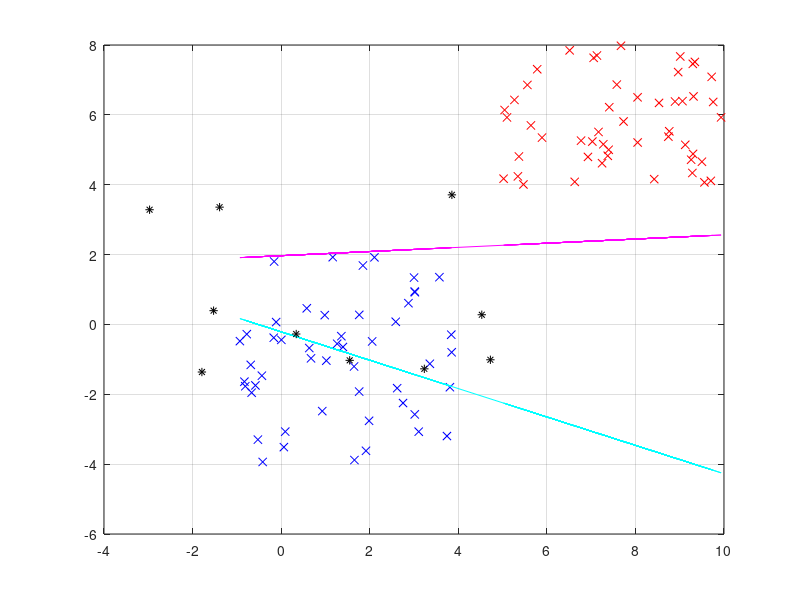

Recreate this plot in MATLAB.
% Implementation of perceptron algorithm (AI Learning algorithm)


clc;
clear all;
close all;


max_iter=100;
Learning_rate=0.1;
num_instances=100;
theta=0;

X=ones(50,2);
Y=ones(50,2);
%Z=ones(50,2);
outputs=ones(50,2);

for i=1:num_instances/2
	X(i,1)=5+rand*(10-5);
	Y(i,1)=4+rand*(8-4);
%	Z(i,1)=2+rand*(9-2);

	outputs(i,1)=1;
end

for i=1:num_instances/2
	X(i,2)=(-1)+rand*(4+1);
	Y(i,2)=(-4)+rand*(2+4);
%	Z(i,2)=(-3)+rand*(5+3);

	outputs(i,2)=0;
end

plot(X(:,1),Y(:,1),'rx')
hold 

plot(X(:,2),Y(:,2),'bx')
grid on


X1=X(:);
Y1=Y(:);
%Z1=Z(:);
outputs1=outputs(:);

w1=0+rand*(1-0)
w2=0+rand*(1-0)
%w3=0+rand*(1-0)
w4=0+rand*(1-0)

K=-(w1/w2)*X1-(w4/w2)*ones(100,1);

plot(X1,K,'c')


iteration=0;
	iteration=iteration+1;
	globalerror=0;
	output=0;
	for p=1:num_instances

		sum=X1(p)*w1+Y1(p)*w2+w4;
		if sum>=theta
			output=1;
		else 
			output=0;
		end
		localerror=outputs1(p)-output;

		w1=w1+Learning_rate*localerror*X1(p);
		w2=w2+Learning_rate*localerror*Y1(p);
		%w3=w3+Learning_rate*localerror*Z1(p);
		w4=w4+Learning_rate*localerror;


		globalerror=globalerror+(localerror^2);

	end
		iteration;
		rmse=sqrt(globalerror);
	

while(globalerror!=0 && iteration<=max_iter)

	iteration=iteration+1;
	globalerror=0;
	output=0;
	for p=1:num_instances

		sum=X1(p)*w1+Y1(p)*w2+w4;
		if sum>=theta
			output=1;
		else 
			output=0;
		end
		localerror=outputs1(p)-output;

		w1=w1+Learning_rate*localerror*X1(p);
		w2=w2+Learning_rate*localerror*Y1(p);
	%	w3=w3+Learning_rate*localerror*Z1(p);
		w4=w4+Learning_rate*localerror;


		globalerror=globalerror+(localerror^2);

		
	end
		iteration
		rmse=sqrt(globalerror);
end



w1
w2
%w3
w4

K=-(w1/w2)*X1-(w4/w2)*ones(100,1);

plot(X1,K,'m')


for p=1:10
	x2=-3+rand*(8);
	y2=-3+rand*(8);
	%z2=-3+rand*(10+10);

	sum=x2*w1+y2*w2+w4;
		if sum>=theta
			output=1;
		else 
			output=0;
		end
	disp('Random point is')
	x2
	y2
	output
	plot(x2,y2,'k*')
end





















